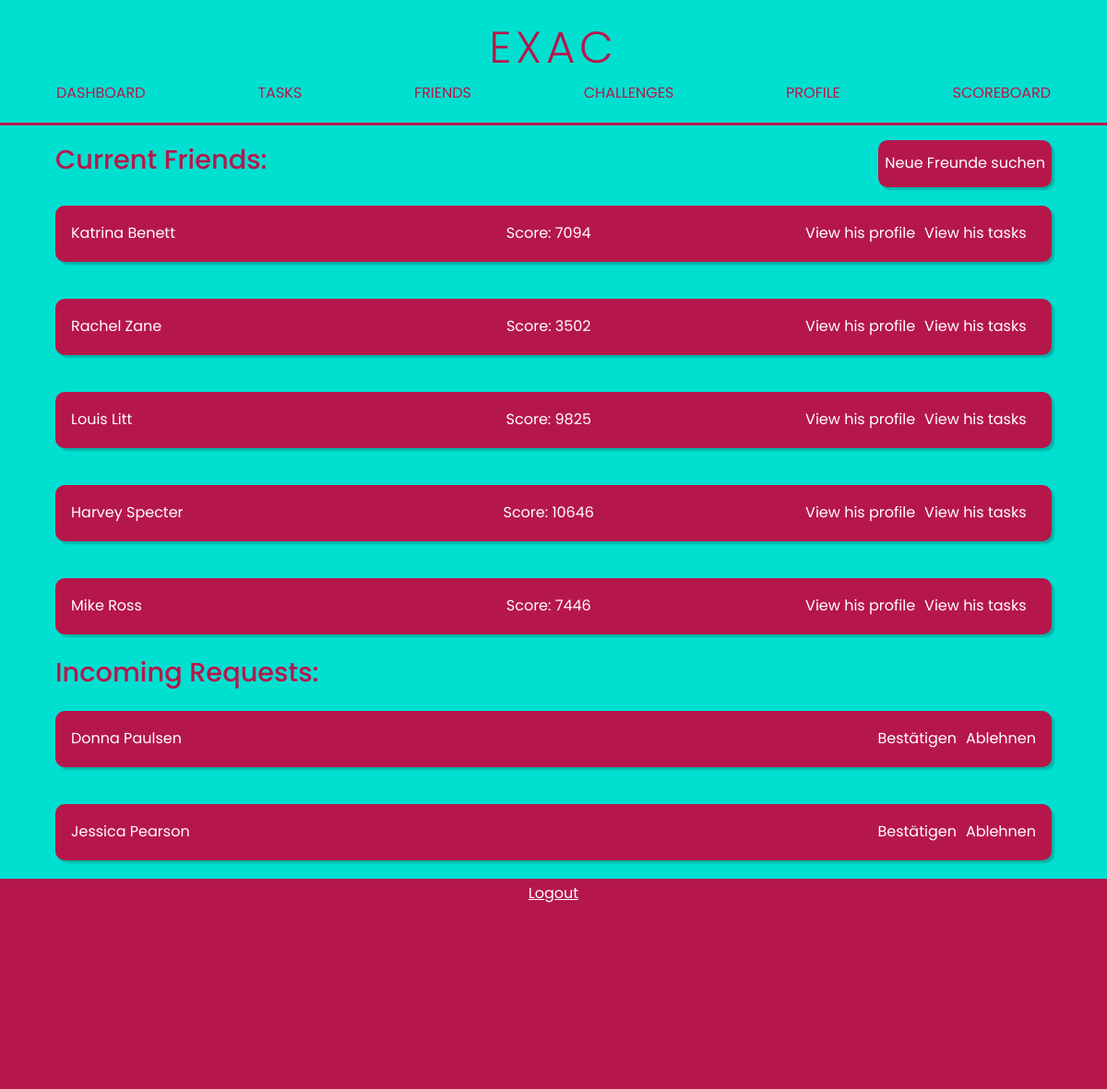
The app's page /friends (signed in) with its own data.
### tables this page shows
CREATE TABLE users (id INTEGER PRIMARY KEY, email TEXT NOT NULL UNIQUE, username TEXT NOT NULL UNIQUE, hash TEXT NOT NULL);

CREATE TABLE scores(id INTEGER PRIMARY KEY, user_id INTEGER NOT NULL, score INTEGER NOT NULL, score_work INTEGER DEFAULT 0, score_daily INTEGER DEFAULT 0, score_health INTEGER DEFAULT 0, score_education INTEGER DEFAULT 0, FOREIGN KEY (user_id) REFERENCES users(id));

### application.py (the view)
@app.route("/friends", methods=["GET"])
@login_required
def friends():
    user_id = session.get("user_id")
    friends = getFriends()
    incoming_requests, pending_requests = getRequests(user_id, 0)
    return render_template("friends/friends.html",
                           friends=friends,
                           incoming_requests=incoming_requests,
                           pending_requests=pending_requests)

### application.py (called while the page is built, shortened)
@app.after_request
def after_request(response):
    response.headers["Cache-Control"] = "no-cache, no-store, must-revalidate"
    response.headers["Expires"] = 0
    response.headers["Pragma"] = "no-cache"
    return response

def getFriends():
    user_id = session.get("user_id")
    friends = set()
    friends_list_first = db.execute(
        "SELECT * FROM friends WHERE first_user_id = ? ", user_id)
    friends_list_second = db.execute(
        "SELECT * FROM friends WHERE second_user_id = ?", user_id)
    for entry in friends_list_second:
        friend_information = db.execute("SELECT * FROM users WHERE id = ?",
                                        entry["first_user_id"])
        friend_score = db.execute("SELECT * FROM scores WHERE user_id = ?",
                                  entry["first_user_id"])
        try:
            score = friend_score[0]["score"]
        except:
            score = "xxxx"
        friend = (score, friend_information[0]["username"])
        friends.add(friend)
    return friends

### helpers.py (called while the page is built, shortened)
def getRequests(user_id, type):
    incoming_requests = set()
    requests = db.execute(
        "SELECT * FROM requests WHERE recipient_id = ? AND type = ?", user_id,
        type)
    for req in requests:
        try:
            name = db.execute("SELECT username FROM users WHERE id = ?",
                              req["sender_id"])[0]["username"]
            incoming_requests.add(name)
        except:
            print("An error occured with one friend request.")
    pending_requests = set()
    requests = db.execute(
        "SELECT * FROM requests WHERE sender_id = ? AND type = ?", user_id,
        type)
    return incoming_requests, pending_requests

def login_required(f):
    @wraps(f)
    def decorated_function(*args, **kwargs):
        if session.get("user_id") is None:
            return redirect("/login")
        return f(*args, **kwargs)
    return decorated_function

### templates/friends/friends.html (shortened to what this page needs)
{% extends "template.html" %}
{% block main %}
<div class="container">
    <div class="container-horizontal space-around">
        <h1 class="left-align big-font">Current Friends:</h1>
        <a class="btn-primary" href="/friends/search"><p class="underline" >Neue Freunde suchen</p></a>
    </div>
    {% for score, username in friends %}
    <form method="GET" action="/friends/teamUp" style="width: 100%" id="friend{{username}}">
        <div class="entry3 entry" onClick="document.getElementById('friend{{username}}').submit();">
            <div class="align-content-left"><p class="underline">{{username}}</p></div>
            <div>
                <p class="underline">Score: {{score}}</p>
            </div>
            <div class="container-horiontal align-content-right">
                <form method="GET" action="/profile">
                    <button class="btn-text margin-lr underline" type="submit">View his profile</button>
                </form>
                <form method="GET" action="/friends/teamUp">
                    <button type="submit" class="btn-text underline">View his tasks</button>
                </form>
            </div>
        </div>
    </form>
    {% endfor %}
    {% if incoming_requests %}
    <div class="container-horizontal full-size">
        <h1 class="left-align big-font">Incoming Requests:</h1>
    </div>
    {% endif %}
    {% for name in incoming_requests %}
    <form method="GET" action="/profile" id="friend_request{{name}}" style="width: 100%;">
        <div class="entry2 entry" onClick="document.getElementById('friend_request{{name}}').submit();">
            <div class="align-content-left"><p class="underline">{{name}}</p></div>
            <div class="container-horizontal align-content-right">
                <form action="/friends/add/accept" method="POST">
                    <button type="submit" class="btn-text margin-lr underline">Bestätigen</button>
                </form>
                <form action="/friends/add/decline" method="POST">
                    <button type="submit" class="btn-text underline">Ablehnen</button>
                </form>
            </div>
        </div>
    </form>
    {% endfor %}
</div>
{% endblock %}

### static/css/start.css (style rules this page uses)
:root { --clr-first: #fff; --clr-second: #fff; --clr-third: rgb(206, 102, 102); --clr-fourth: rgb(53, 132, 197); --clr-btn-primary-border: #b6174b; --clr-btn-primary: #b6174b; --clr-entry: #b6174b; --clr-entry-border: #b6174b; --clr-background: #00e0d1; --clr-footer: #b6174b; --clr-header-font: #b6174b; --font: "Poppins"; --font-h1: 300; --font-h2: 400; --font-p: 500; }
* { margin: 0; padding: 0; box-sizing: border-box; scroll-behavior: smooth; font-family: var(--font); font-size: 16px; color: var(--clr-first); }
body { text-align: center; background-color: var(--clr-background); }
.btn-primary { max-width: 100%; padding: 10px 5px 10px 5px; border-radius: 10px; text-decoration: none; border: 2px solid var(--clr-btn-primary-border); background-color: var(--clr-btn-primary); color: white; position: relative; height: 100%; box-shadow: 3px 3px 2px rgba(0, 0, 0, 0.2); }
.btn-text { background-color: transparent; border: none; text-decoration: underline; color: var(--clr-first); }
a { text-decoration: none; }
.container { display: flex; flex-direction: column; align-items: center; width: 90%; }
form .entry { margin: 20px 0px; cursor: pointer; }
form .entry * { cursor: pointer; }
.underline { display: inline-block; }
.underline:after { background: none repeat scroll 0 0 transparent; bottom: 0; content: ""; display: block; position: relative; height: 2px; left: 50%; background: #fff; transition: width 0.3s ease 0s, left 0.3s ease 0s; width: 0; }
.entry { position: relative; display: grid; background-color: var(--clr-entry); padding: 15px; margin: 20px; border-radius: 10px; border: 2px solid var(--clr-entry-border); width: 100%; left: 0px; top: 0px; box-shadow: 3px 3px 2px rgba(0, 0, 0, 0.2); }
.entry button { text-decoration: none; }
.entry3 { grid-template-rows: 100%; grid-template-columns: 33% 33% 33%; }
.entry2 { grid-template-rows: 100%; grid-template-columns: 50% 50%; }
.container-horizontal { display: flex; flex-direction: row; align-items: center; }
.left-align { align-self: flex-start; }
.align-content-right { display: flex; justify-content: flex-end; align-items: center; }
.align-content-left { display: flex; justify-content: flex-start; align-items: center; }
.margin-lr { margin-right: 10px; margin-left: 10px; }
h1 { font-size: 130%; font-weight: 500; color: var(--clr-header-font); }
.big-font { font-size: 1.8em; }
.space-around { display: flex; justify-content: space-between; width: 100%; }
.full-size { width: 100%; }

### records on screen
users: friends "Katrina Benett"
scores: friends "7094"
users: friends "Rachel Zane"
scores: friends "3502"
users: friends "Louis Litt"
scores: friends "9825"
users: friends "Harvey Specter"
scores: friends "10646"
users: friends "Mike Ross"
scores: friends "7446"
users: username "Donna Paulsen"
users: username "Jessica Pearson"
